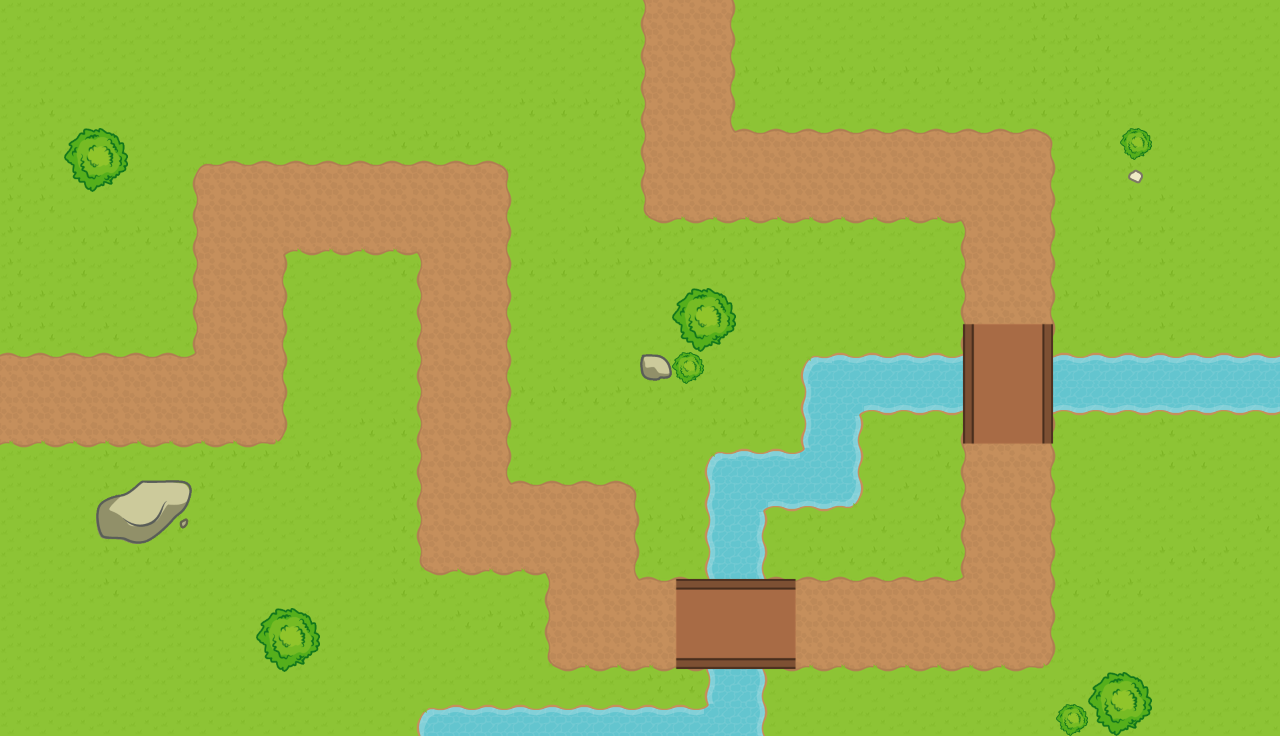

Rendered tile map (Tiled .tmx) drawn with the repository's tilesets; below, a short description and the full map source, tile grids included:
An orthogonal 40x23 tile map with 32x32 px tiles, 2 tile layers (PathTile, Objects) and 16 objects (PathLine).

<map version="1.0" orientation="orthogonal" renderorder="right-down" width="40" height="23" tilewidth="32" tileheight="32" nextobjectid="36">
 <tileset firstgid="1" name="tiles" tilewidth="32" tileheight="32" spacing="2" margin="1" tilecount="225" columns="15">
  <image source="../tiles/tiles.png" width="512" height="512" />
  <terraintypes>
   <terrain name="Path" tile="17" />
  </terraintypes>
  <tile id="17" terrain="0,0,0,0" />
  <tile id="19" terrain="0,0,,0" />
  <tile id="20" terrain="0,,," />
  <tile id="26" terrain=",0,,0" />
  <tile id="27" terrain="0,,0," />
  <tile id="28" terrain="0,,0,0" />
  <tile id="30" terrain=",0,0,0" />
  <tile id="36" terrain=",0,," />
  <tile id="37" terrain="0,0,," />
  <tile id="41" terrain=",,,0" />
  <tile id="42" terrain=",,0,0" />
  <tile id="43" terrain=",,0," />
  <tile id="44" terrain="0,0,0," />
 </tileset>
 <layer name="PathTile" width="40" height="23">
  <data encoding="csv">
35,35,35,35,35,35,35,35,35,35,35,35,35,35,35,35,35,35,35,35,27,18,28,35,35,35,35,35,35,35,35,35,36,36,35,35,35,35,35,35,
35,35,35,35,35,35,35,35,35,35,35,35,35,35,35,35,35,35,35,35,27,18,28,35,35,35,35,35,35,35,35,35,36,36,36,35,35,35,35,35,
35,35,35,35,35,35,35,35,35,35,35,35,35,35,35,35,35,35,35,35,27,18,28,36,36,36,36,36,36,36,36,35,36,36,36,35,35,35,35,35,
35,36,35,35,35,35,35,35,35,35,35,35,35,35,35,35,36,36,36,36,27,18,28,35,35,35,35,35,35,35,35,36,36,36,36,36,35,35,35,35,
35,36,35,35,35,35,35,35,35,35,35,35,36,36,36,36,35,35,35,35,27,18,29,43,43,43,43,43,43,43,43,43,44,36,36,36,35,35,35,35,
36,36,35,35,35,35,42,43,43,43,43,43,43,43,43,44,35,35,35,35,27,18,18,18,18,18,18,18,18,18,18,18,28,35,35,36,35,35,35,35,
36,36,35,35,35,35,27,18,18,18,18,18,18,18,18,28,35,35,35,35,37,38,38,38,38,38,38,38,38,38,20,18,28,35,35,36,36,35,35,35,
36,35,36,36,36,36,27,18,45,38,38,38,38,20,18,28,35,35,36,36,36,36,36,36,36,36,36,35,35,35,27,18,28,35,36,36,36,35,35,35,
36,35,36,35,35,35,27,18,28,35,35,35,36,27,18,28,36,36,36,36,36,36,36,36,36,35,35,35,35,35,27,18,28,35,36,35,36,35,35,35,
36,36,36,35,35,35,27,18,28,35,35,35,35,27,18,28,35,35,35,35,35,35,35,35,35,35,35,35,35,35,27,18,28,36,36,35,36,35,35,35,
36,36,35,36,35,35,27,18,28,35,35,35,35,27,18,28,35,35,35,35,35,35,35,35,35,35,35,35,35,35,27,18,28,35,35,35,36,35,35,35,
43,43,43,43,43,43,31,18,28,35,35,35,35,27,18,28,35,35,35,35,35,35,35,35,35,46,51,51,51,51,51,51,51,51,51,51,51,51,51,51,
18,18,18,18,18,18,18,18,28,35,35,35,35,27,18,28,36,36,36,36,36,36,36,36,35,55,53,49,49,49,49,49,49,49,49,49,49,49,49,49,
38,38,38,38,38,38,38,38,21,35,35,36,36,27,18,28,35,35,35,35,35,35,36,36,35,55,57,35,35,35,27,18,28,35,35,35,36,35,35,35,
35,35,35,36,35,35,36,36,36,36,36,35,35,27,18,28,35,35,35,35,35,35,46,51,51,47,57,35,35,36,27,18,28,35,35,35,36,36,35,35,
35,35,35,36,35,36,36,35,35,35,35,35,36,27,18,29,43,43,43,44,35,35,55,53,49,49,50,35,36,35,27,18,28,35,35,35,35,35,35,35,
35,35,35,36,35,36,35,35,35,35,35,35,36,27,18,18,18,18,18,28,36,36,55,57,35,36,35,36,35,36,27,18,28,35,35,35,35,35,35,36,
35,35,35,36,36,36,35,35,35,35,35,35,36,37,38,38,38,20,18,28,36,35,55,57,35,36,36,36,35,36,27,18,28,35,35,35,36,36,36,35,
35,35,35,36,35,35,35,35,35,35,35,35,36,36,35,35,35,27,18,29,43,43,55,57,43,43,43,43,43,43,31,18,28,36,36,36,35,35,35,35,
35,35,35,35,35,35,35,35,35,35,35,35,35,35,36,36,36,27,18,18,18,18,55,57,18,18,18,18,18,18,18,18,28,35,35,35,35,35,35,35,
35,35,35,35,35,35,35,35,35,35,35,35,35,35,35,35,35,37,38,38,38,38,55,57,38,38,38,38,38,38,38,38,21,35,35,35,35,35,35,35,
35,35,35,35,35,35,35,35,35,35,35,35,35,35,35,35,35,35,35,35,36,36,55,57,35,35,35,35,35,35,35,35,35,35,35,35,35,35,35,35,
35,35,35,35,35,35,35,35,35,35,35,35,35,46,51,51,51,51,51,51,51,51,47,57,35,35,35,35,35,35,35,35,35,35,35,35,35,35,35,35
</data>
 </layer>
 <objectgroup name="Path" visible="0">
  <object id="119" name="PathLine" x="2.66667" y="398.667">
   <polyline points="0,0 237,0 237,-190 460,-190 460,130 590,130 590,228 1008,228 1005,-225 686,-225 686,-398" />
  </object>
 </objectgroup>
 <objectgroup name="Boundary" visible="0">
  <object id="6" x="1.33333" y="357.333" width="276" height="84" />
  <object id="8" x="197.333" y="172.667" width="84" height="264.667" />
  <object id="10" x="202" y="165" width="298.667" height="84.6667" />
  <object id="14" x="420.667" y="170" width="84.6667" height="394" />
  <object id="15" x="429" y="485" width="196.333" height="86" />
  <object id="18" x="554.333" y="488" width="76.6667" height="177.333" />
  <object id="21" x="550.667" y="582.667" width="494" height="82" />
  <object id="22" x="966.667" y="134" width="82" height="523.333" />
  <object id="23" x="648.667" y="134" width="384" height="82.6667" />
  <object id="27" x="647" y="2" width="81" height="215" />
  <object id="31" x="425" y="712" width="336" height="22" />
  <object id="32" x="711" y="462" width="50" height="271" />
  <object id="33" x="715" y="455" width="138" height="46.6667" />
  <object id="34" x="807" y="363.333" width="49" height="135" />
  <object id="35" x="810.667" y="359.667" width="466.667" height="47" />
 </objectgroup>
 <layer name="Objects" width="40" height="23">
  <data encoding="csv">
0,0,0,0,0,0,0,0,0,0,0,0,0,0,0,0,0,0,0,0,0,0,0,0,0,0,0,0,0,0,0,0,0,0,0,0,0,0,0,0,
0,0,0,0,0,0,0,0,0,0,0,0,0,0,0,0,0,0,0,0,0,0,0,0,0,0,0,0,0,0,0,0,0,0,0,0,0,0,0,0,
0,0,0,0,0,0,0,0,0,0,0,0,0,0,0,0,0,0,0,0,0,0,0,0,0,0,0,0,0,0,0,0,0,0,0,0,0,0,0,0,
0,0,0,0,0,0,0,0,0,0,0,0,0,0,0,0,0,0,0,0,0,0,0,0,0,0,0,0,0,0,0,0,0,0,0,0,0,0,0,0,
0,0,160,161,0,0,0,0,0,0,0,0,0,0,0,0,0,0,0,0,0,0,0,0,0,0,0,0,0,0,0,0,0,0,0,159,0,0,0,0,
0,0,162,163,0,0,0,0,0,0,0,0,0,0,0,0,0,0,0,0,0,0,0,0,0,0,0,0,0,0,0,0,0,0,0,61,0,0,0,0,
0,164,165,0,0,0,0,0,0,0,0,0,0,0,0,0,0,0,0,0,0,0,0,0,0,0,0,0,0,0,0,0,0,0,0,0,164,165,0,0,
0,166,167,0,0,0,0,0,0,0,0,0,0,0,0,0,0,0,0,0,0,0,0,0,0,0,0,0,0,0,0,0,0,0,0,0,166,167,0,0,
0,0,0,0,0,0,0,0,0,0,0,0,0,0,0,0,0,0,0,0,0,0,0,0,0,0,0,0,0,0,0,0,0,0,0,0,0,0,0,0,
0,0,0,0,0,0,0,0,0,0,0,0,0,0,0,0,0,0,164,165,0,160,161,0,0,0,0,0,0,0,0,0,0,0,0,0,0,0,0,0,
0,0,0,0,0,0,0,0,0,0,0,0,0,0,0,0,0,0,166,167,0,162,163,0,0,0,0,0,0,0,10,13,15,0,0,0,0,0,0,0,
0,0,0,0,0,0,0,0,0,0,0,0,0,0,0,0,0,0,0,0,63,159,0,0,0,0,0,0,0,0,11,5,16,0,0,0,0,0,0,0,
0,0,0,0,0,0,0,0,0,0,0,0,0,0,0,0,0,0,0,0,0,0,0,0,0,0,0,0,0,0,11,5,16,0,0,0,0,0,0,0,
0,0,0,0,0,0,0,0,0,0,0,0,0,0,0,0,0,0,0,0,0,0,0,0,0,0,0,0,0,0,12,14,17,0,0,0,0,0,0,0,
0,0,0,0,0,0,0,0,0,0,0,0,0,0,0,0,0,0,0,0,0,0,0,0,0,0,0,0,0,0,0,0,0,0,0,0,0,0,0,0,
0,0,0,70,71,72,0,0,0,0,0,0,0,0,0,0,0,0,0,0,0,0,0,0,0,0,0,0,0,0,0,0,0,0,0,0,0,0,0,0,
0,0,0,73,74,75,0,0,0,0,0,0,0,0,0,0,0,0,0,0,0,0,0,0,0,0,0,0,0,0,0,0,0,0,0,0,0,0,0,0,
0,0,0,0,0,0,0,0,0,0,0,0,0,0,0,0,0,0,0,0,0,0,0,0,0,0,0,0,0,0,0,0,0,0,0,0,0,0,0,0,
0,0,0,0,0,0,0,0,0,0,0,0,0,0,0,0,0,0,0,0,0,1,4,4,7,0,0,0,0,0,0,0,0,0,0,0,0,0,0,0,
0,0,0,0,0,0,0,0,160,161,0,0,0,164,165,0,0,0,0,0,0,2,5,5,8,0,0,0,0,0,0,0,0,0,0,0,0,0,0,0,
0,0,0,0,0,0,0,0,162,163,0,0,0,166,167,0,0,0,0,0,0,3,6,6,9,0,0,0,0,0,0,0,0,0,0,0,0,0,0,0,
0,0,0,0,0,0,0,0,0,0,0,0,0,0,0,0,0,0,0,0,0,0,0,0,0,0,0,0,0,0,0,0,0,0,160,161,0,0,0,0,
0,0,0,0,0,0,0,0,0,0,0,0,0,0,0,0,0,0,0,0,0,0,0,0,0,0,0,0,0,0,0,0,0,159,162,163,0,0,0,0
</data>
 </layer>
</map>
